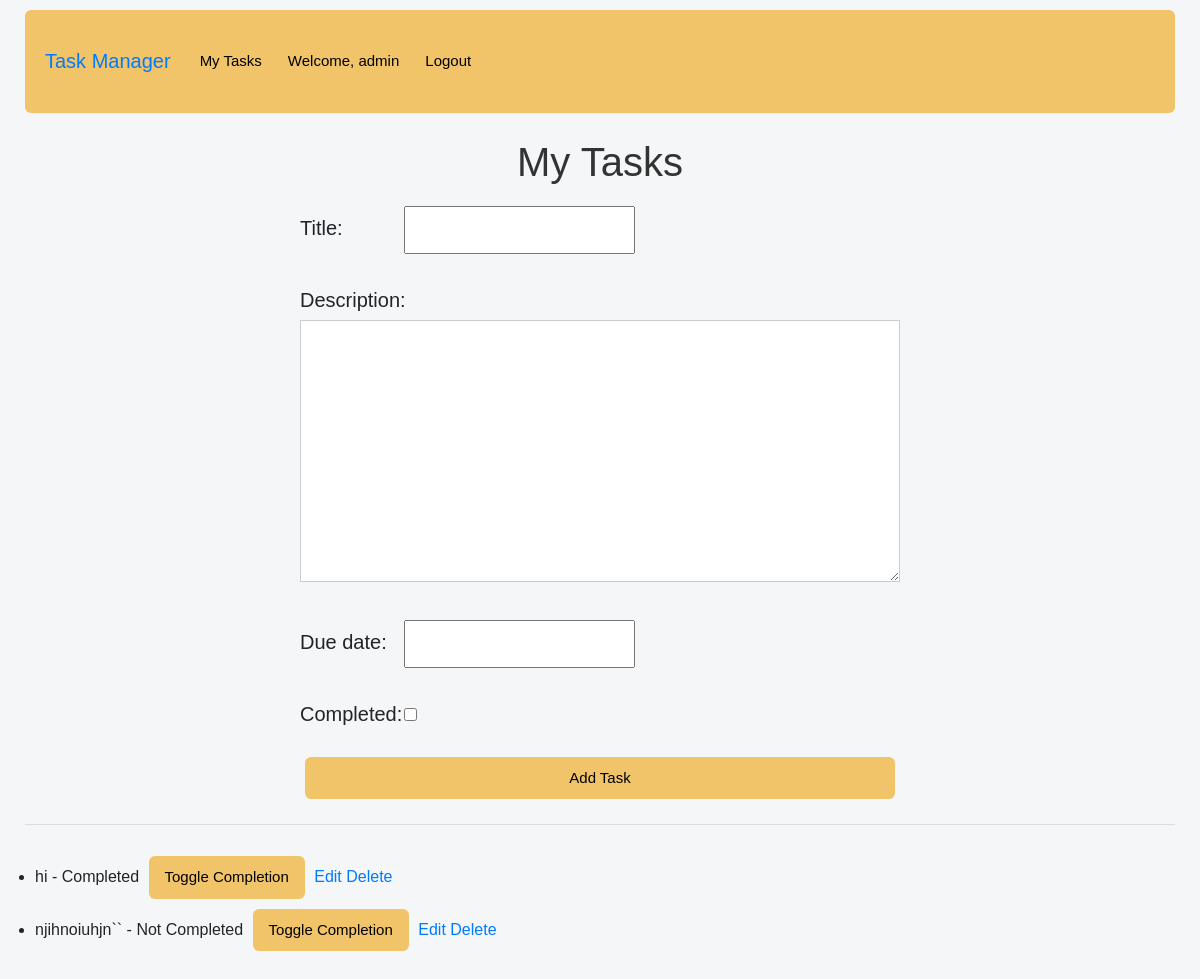
The app's page / (signed in), older data.
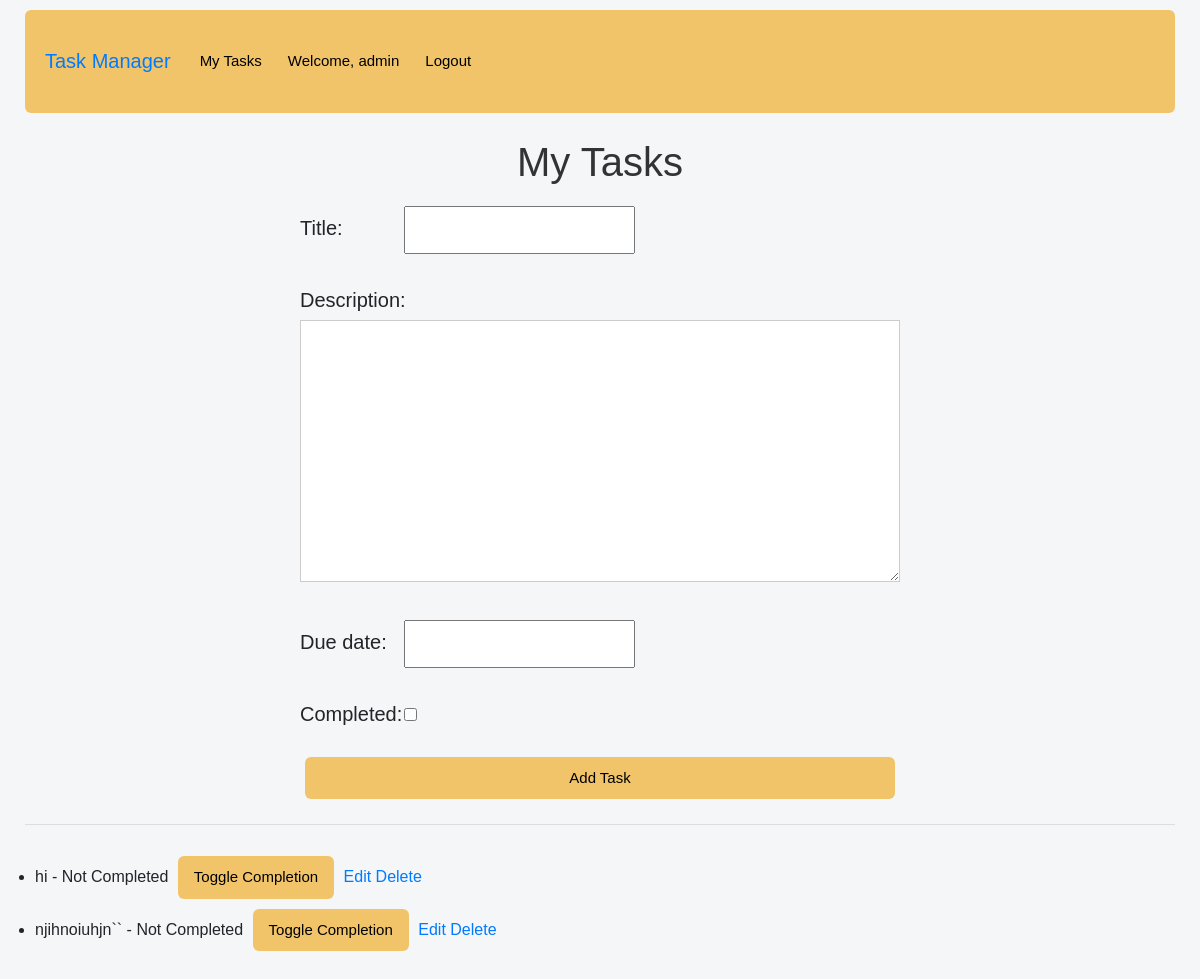
The same page, newer data.
### tasks/models.py (models this page shows, shortened)
class Task(models.Model):
    user = models.ForeignKey(User, on_delete=models.CASCADE)
    title = models.CharField(max_length=200)
    description = models.TextField(blank=True)
    due_date = models.DateTimeField(null=True)
    completed = models.BooleanField(default=False)
    created_at = models.DateTimeField(auto_now_add=True)

### tasks/views.py (the view)
# urls.py: path('', views.task_list, name='task-list'),
@login_required
def task_list(request):
    tasks = Task.objects.filter(user=request.user)  # show task for that user
    form = TaskForm(request.POST or None)
    if request.method == 'POST' and 'task_id' in request.POST:
        task_id = request.POST.get('task_id')
        task = get_object_or_404(Task, id=task_id, user=request.user)
        task.completed = not task.completed
        task.save()
    elif request.method == 'POST' and form.is_valid():
        task = form.save(commit=False)
        task.user = request.user
        task.save()
        return redirect('task-list')
    return render(request, 'tasks/index.html', {
        'tasks': tasks,
        'form': form,
    })

### tasks/forms.py
class TaskForm(forms.ModelForm):
    class Meta:
        model = Task
        fields = ['title', 'description', 'due_date', 'completed']

### tasks/templates/tasks/index.html (shortened to what this page needs)
{% extends 'tasks/base.html' %}
{% load static %}
{% block content %}
<h1>My Tasks</h1>
<form method="post">
  {% csrf_token %} {{ form.as_p }}
  <button type="submit">Add Task</button>
</form>
<hr />
<ul>
  {% for task in tasks %}
  <li>
    {{ task.title }} - {% if task.completed %} Completed {% else %} Not
    Completed {% endif %}
    <form method="post" action="" style="display: inline">
      <button type="submit">Toggle Completion</button>
    </form>
    <a href="{% url 'task-edit' task.pk %}">Edit</a>
    <a href="{% url 'task-delete' task.pk %}">Delete</a>
  </li>
  {% endfor %}
</ul>
{% endblock %}

Row changes from the older to the newer data that the page shows:
changed Task "hi": completed "Completed" → "Not Completed"
